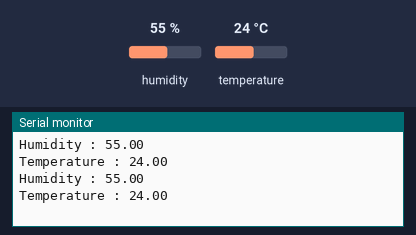
Simulated run of this sketch. Board: ESP32. Parts: the last lines printed to the serial monitor. The test bench sets the inputs (shaded band); at power-on: humidity 55 %, temperature 24 °C. WiFi joins after 1.5 s; servers stay silent unless stated; no MQTT or app messages arrive unless stated.

Above: at 5.8 s.
5.9 s: humidity set to 22 %
At 11.4 s:
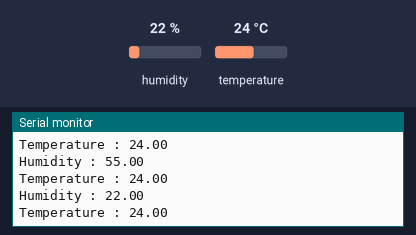
11.9 s: temperature set to 12 °C
At 16.1 s:
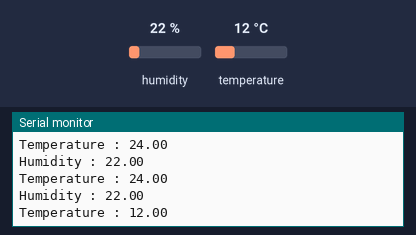
17.9 s: humidity set to 40 %
At 20.8 s:
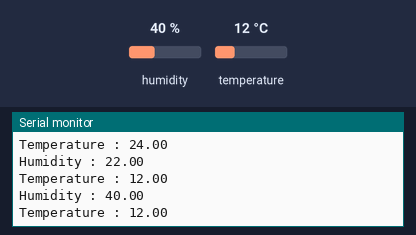
Timing chart, 0 to 22.3 s (numbered marks = the images above; inputs shaded):
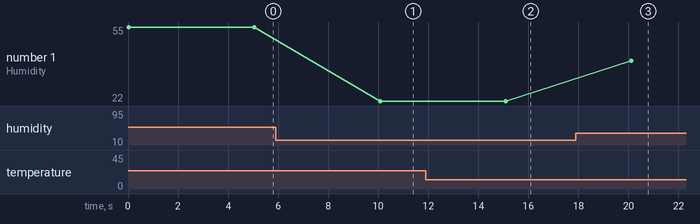

Measured:
- after the input at 5.9 s, the serial monitor: prints a new line after 4.2 s (image 1)
- after the input at 11.9 s, the serial monitor: prints a new line after 3.2 s (image 2)
- after the input at 17.9 s, the serial monitor: prints a new line after 2.2 s (image 3)
- plotted number 1: 55 → 22 after the input at 5.9 s, 22 → 40 after the input at 17.9 s

The sketch:

esp32_Sensor_Mqtt.ino
```cpp
#include <WiFi.h>       //WIFI 라이브러리
#include <DHT.h>        //DHT11 라이브러리
#include <EspMQTTClient.h> // PubSubclient 라이브러리를 포함한 ESP32 MQTT Client 라이브러리


#define DHTTYPE DHT11  // DHT 센서 타입 정의
DHT dht(15, DHTTYPE); //DHT 설정 dht( 핀, DHT 종류)
float temp1,humid1;

//const char* ssid = "KT_GiGA_2G_Wave2_1123";
//const char* password = "ke77ff4984";

char temp[10]; // temp, humid 를 문자열로 합쳐서 전송하기 위한 변수 정의
char humid[10];

EspMQTTClient client(
  "KT_GiGA_2G_Wave2_1123",
  "ke77ff4984",
  "broker.mqtt-dashboard.com",  // MQTT Broker 서버 IP
  "201510344",
  "9607",
  "TestClient",     // 클라이언트 이름
  1883              // MQTT 포트번호
  );

//WiFiClient  client;
//클라이언트 공식문서 참고할 것 https://www.arduino.cc/en/Reference/WiFiClient

void setup()
{
  Serial.begin(115200);  //Initialize serial
  dht.begin();
  client.enableDebuggingMessages();
  client.enableLastWillMessage("TestClient/lastwill", "I am going offline");
}
  void onConnectionEstablished()
{
  // Subscribe to "mytopic/test" and display received message to Serial
//  client.subscribe("mytopic/test_201510344", [](const String & payload) {
//    Serial.println(payload);
//  });


  // Publish a message to "mytopic/test"
  client.publish("mytopic/test_201510344", "This is a message");

  // Execute delayed instructions
  client.executeDelayed(5 * 1000, []() {
    client.publish("mytopic/test_201510344", "This is a message sent 5 seconds later");
  });
}

//WiFi.begin(ssid, password);
//  while (WiFi.status() != WL_CONNECTED) { //wifi가 잡힐때까지 1초 간격으로 연결중... 출력
//    delay(1000);
//    Serial.println("Connecting to WiFi...");
//  }
//  Serial.println("Connected to the WiFi");  // 열결시 연결완료 문구 출력 후 연결 IP 출력
//  Serial.println(WiFi.localIP());


void loop() {
  client.loop();
  temp1 = dht.readTemperature(); // 온도를 읽어서 tem에 저장
  humid1 = dht.readHumidity();    // 습도를 읽어서 hum에 저장

  sprintf(temp, "%.2f" ,dht.readTemperature());
  sprintf(humid, "%.2f" ,dht.readHumidity());

  Serial.print(F("Humidity : "));
  Serial.println(humid1);
  Serial.print(F("Temperature : "));
  Serial.println(temp1);

 client.publish("mytopic/test_201510344_temp", temp);
 client.publish("mytopic/test_201510344_humid", humid);


  delay(5000);

}
```
